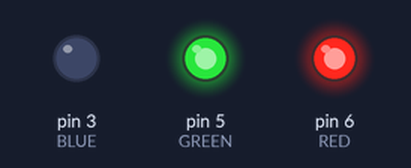
Bench run of a sketch on a simulated Arduino Uno, built with avr-gcc and run on an emulated ATmega328P. Parts: output pins drawn as LEDs (lit = HIGH).

Above: at 0.5 s.
At 1.5 s:
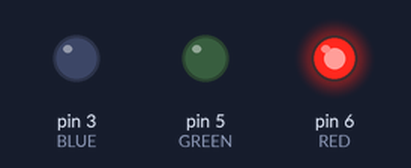
At 2.5 s:
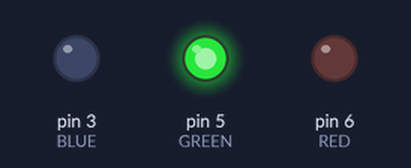
At 3.5 s:
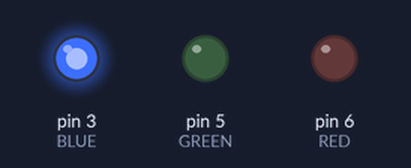
Timing chart, 0 to 5.2 s (numbered marks = the images above):
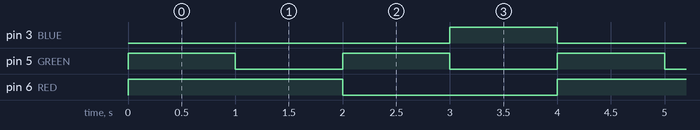

Measured:
- by itself, pin 3 (BLUE): alternates HIGH for 1.0 s and LOW for 3.0 s
- by itself, pin 5 (GREEN): alternates HIGH for 1.0 s and LOW for 1.0 s
- by itself, pin 6 (RED): alternates HIGH for 2.0 s and LOW for 2.0 s

The sketch:

LEDTest.ino.ino
```cpp
#define BLUE 3
#define GREEN 5
#define RED 6

void setup() {
  pinMode(RED, OUTPUT);
  pinMode(GREEN, OUTPUT);
  pinMode(BLUE, OUTPUT);

}

void loop() {
  updateState(0);
  delay(1000);
  updateState(1);
  delay(1000);
  updateState(2);
  delay(1000);
  updateState(3);
  delay(1000);
}

void updateState(int num) {

  switch (num)
    {
    case 0: //disabled
      RBG_color(255, 255, 0); //yellow
      break;

    case 1: //error
      RBG_color(255, 0, 0); //red
      break;

    case 2: //idle
      RBG_color(0, 255, 0); //green
      break;

    case 3: //running
      RBG_color(0, 0, 255); //blue
      break;

    default:
      break;
    }
}

void RBG_color(int redValue, int greenValue, int blueValue){
  analogWrite(RED, redValue);
  analogWrite(GREEN, greenValue);
  analogWrite(BLUE, blueValue);

}
```
